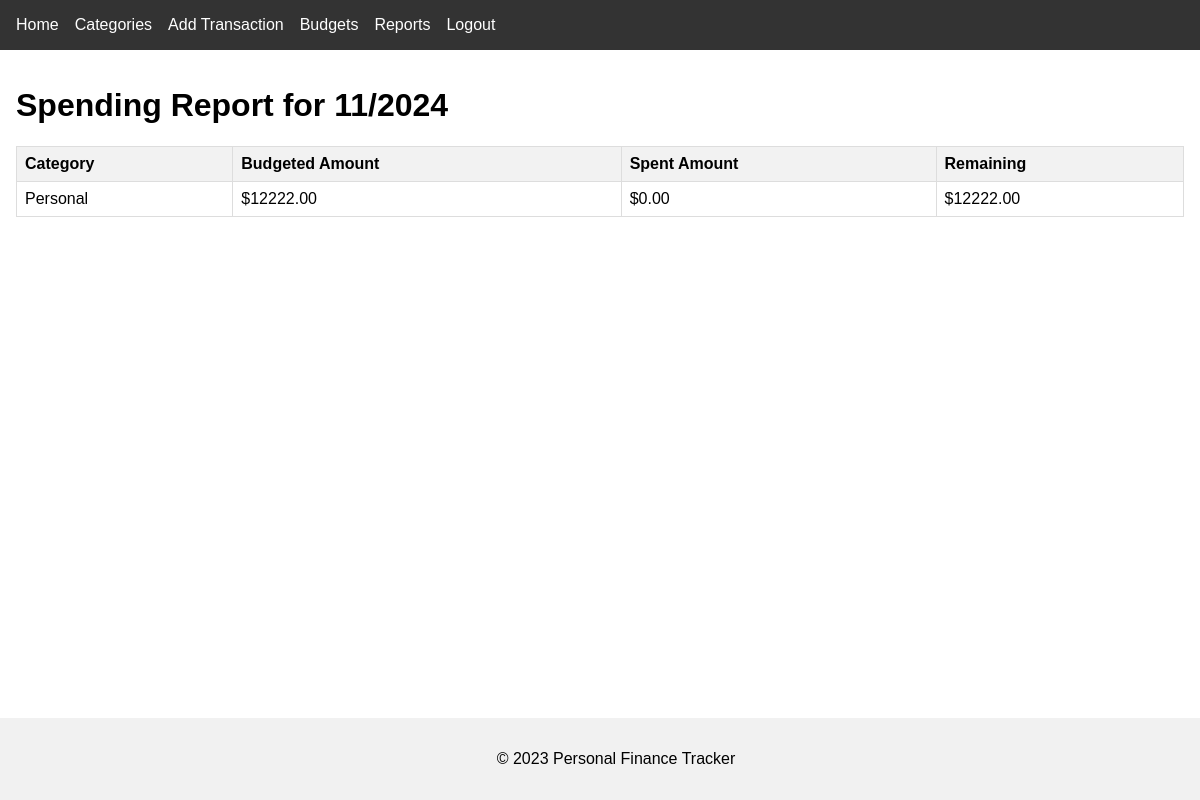
The app's page /reports (signed in), older data.
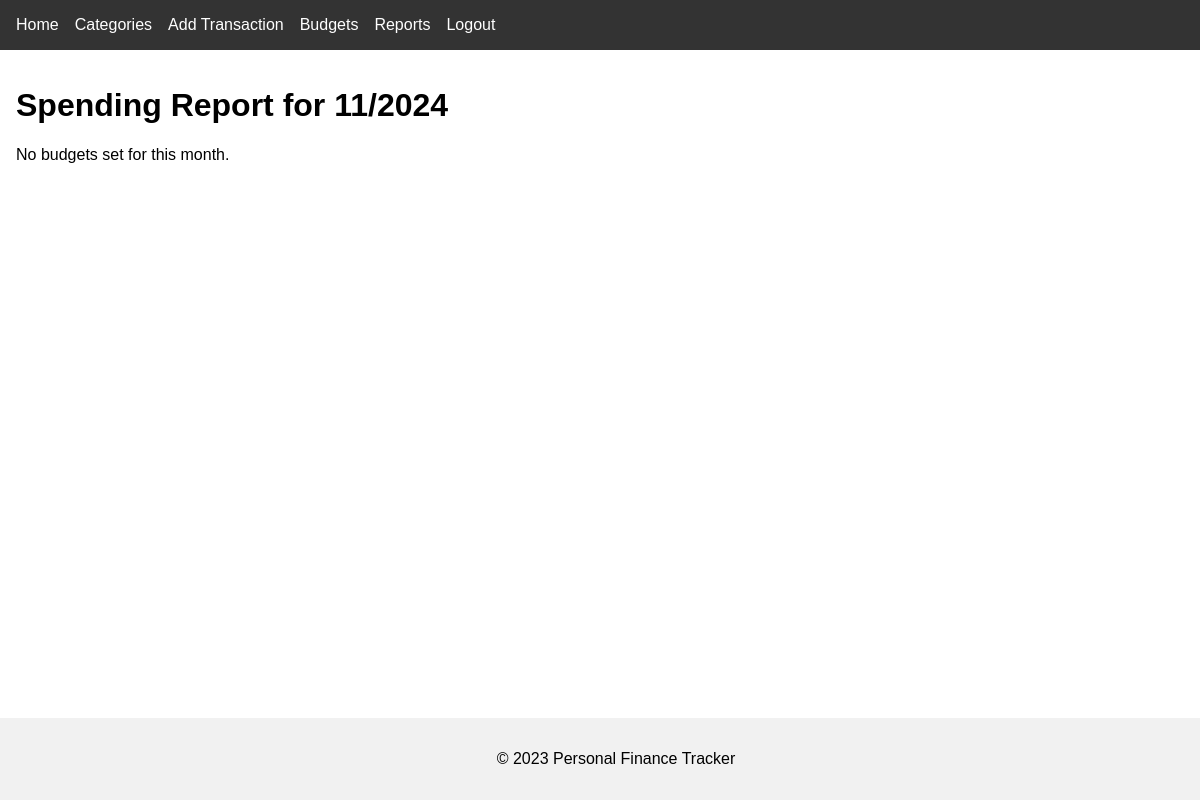
The same page, newer data.
### app/models.py (models this page shows, shortened)
class Category(db.Model):
    id = db.Column(db.Integer, primary_key=True)
    name = db.Column(db.String(64), nullable=False)
    user_id = db.Column(db.Integer, db.ForeignKey('user.id'), nullable=False)
    transactions = db.relationship('Transaction', back_populates='category', lazy='dynamic')

class Budget(db.Model):
    id = db.Column(db.Integer, primary_key=True)
    amount = db.Column(db.Float, nullable=False)
    month = db.Column(db.String(7), nullable=False)  # Format: YYYY-MM
    category_id = db.Column(db.Integer, db.ForeignKey('category.id'), nullable=False)
    user_id = db.Column(db.Integer, db.ForeignKey('user.id'), nullable=False)
    category = db.relationship('Category', backref='budgets')
    user = db.relationship('User', backref='budgets')
    __table_args__ = (
        UniqueConstraint('user_id', 'category_id', 'month', name='uix_user_category_month'),
    )

### app/routes.py (the view)
@app.route('/reports')
@login_required
def reports():
    current_month = datetime.utcnow().month
    current_year = datetime.utcnow().year
    budgets = Budget.query.filter_by(user_id=current_user.id, month=f"{current_year}-{current_month:02}").all()
    report_data = []
    for budget in budgets:
        total_spent = db.session.query(func.sum(Transaction.amount)).filter(
            Transaction.user_id == current_user.id,
            Transaction.category_id == budget.category_id,
            extract('year', Transaction.date) == current_year,
            extract('month', Transaction.date) == current_month
        ).scalar() or 0
        report_data.append({
            'category': budget.category.name,
            'budgeted': budget.amount,
            'spent': total_spent,
            'remaining': budget.amount - total_spent
        })
    return render_template('reports.html', title='Reports', report_data=report_data, month=current_month, year=current_year)

### app/__init__.py (called while the page is built)
@login.user_loader
def load_user(user_id):
    return User.query.get(int(user_id))

### templates/reports.html (shortened to what this page needs)
{% extends 'base.html' %}
{% block content %}
<h1>Spending Report for {{ month }}/{{ year }}</h1>
{% if report_data %}
    <table>
        <thead>
            <tr>
                <th>Category</th>
                <th>Budgeted Amount</th>
                <th>Spent Amount</th>
                <th>Remaining</th>
            </tr>
        </thead>
        <tbody>
            {% for data in report_data %}
                <tr>
                    <td>{{ data.category }}</td>
                    <td>${{ "%.2f"|format(data.budgeted) }}</td>
                    <td>${{ "%.2f"|format(data.spent) }}</td>
                    <td>${{ "%.2f"|format(data.remaining) }}</td>
                </tr>
            {% endfor %}
        </tbody>
    </table>
{% else %}
    <p>No budgets set for this month.</p>
{% endif %}
{% endblock %}

### templates/base.html (shortened to what this page needs)
<!DOCTYPE html>
<html lang="en">
<head>
    <link rel="stylesheet" href="{{ url_for('static', filename='css/styles.css') }}">
</head>
<body>
    <header>
        <nav>
            <ul>
                {% if current_user.is_authenticated %}
                    <li><a href="{{ url_for('index') }}">Home</a></li>
                    <li><a href="{{ url_for('categories') }}">Categories</a></li>
                    <li><a href="{{ url_for('add_transaction') }}">Add Transaction</a></li>
                    <li><a href="{{ url_for('view_budgets') }}">Budgets</a></li>
                    <li><a href="{{ url_for('reports') }}">Reports</a></li>
                    <li><a href="{{ url_for('logout') }}">Logout</a></li>
                {% else %}
                    <li><a href="{{ url_for('login') }}">Login</a></li>
                    <li><a href="{{ url_for('register') }}">Register</a></li>
                {% endif %}
            </ul>
        </nav>
    </header>
    <main>
        {% block content %}{% endblock %}
    </main>
    <footer>
        <p>&copy; 2023 Personal Finance Tracker</p>
    </footer>
</body>
</html>

### static/css/styles.css (style rules this page uses)
body { font-family: Arial, sans-serif; margin: 0; padding: 0; }
header { background-color: #333; color: #fff; padding: 1rem; }
nav ul { list-style-type: none; margin: 0; padding: 0; display: flex; }
nav ul li { margin-right: 1rem; }
nav ul li a { color: #fff; text-decoration: none; }
main { padding: 1rem; }
footer { background-color: #f1f1f1; text-align: center; padding: 1rem; position: fixed; width: 100%; bottom: 0; }

Row changes from the older to the newer data that the page shows:
no longer on this page (row unchanged): Category: category "Personal"
removed Budget: budgeted "12222.00"
Text that changed along with them:
text no longer shown: "Category Budgeted Amount Spent Amount Remaining"
text now shown: "No budgets set for this month."
list line gone: "$ $ 0.00 $ 12222.00"
